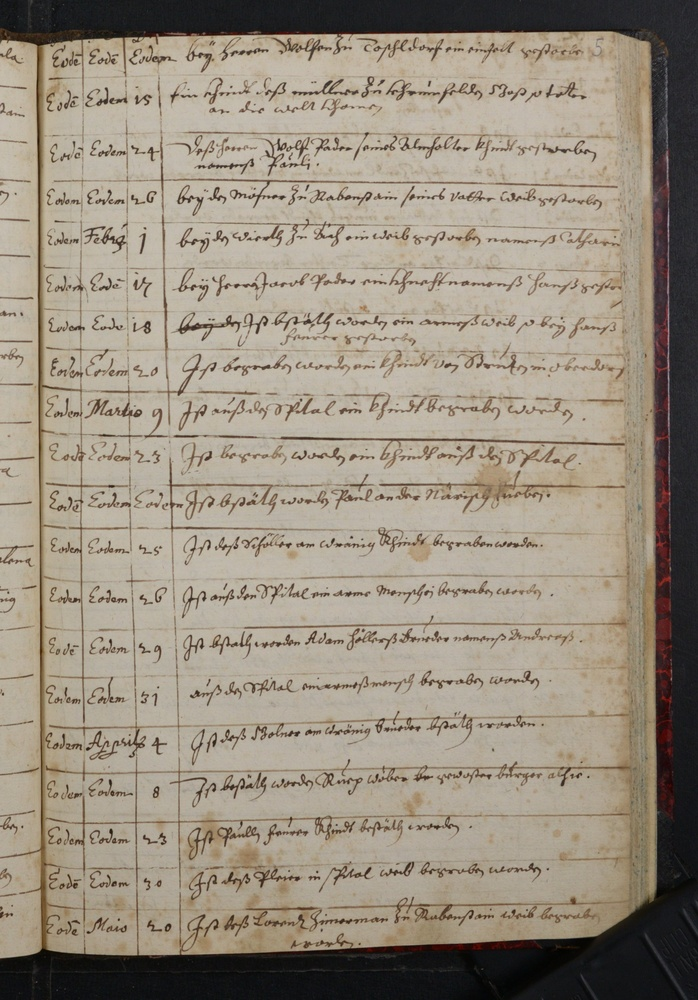
#> input picture happy path_Sterb Buch/inputs/Yearwise cutoff comparison/Althofen_SterbBuch_1643_A05_022-1_00007.jpg, 698 x 1000 px, shrunk from 2354 x 3372 before the run; its folder holds only this picture in this run
$ python HTR_stream_preprocessing.py
#> lines starting #> are read from the running program, lines starting #| are printed output that depends on the picture
# 1. Import libraries
import cv2
import matplotlib.pyplot as plt
import numpy as np
import os
from glob import glob

# 2. Set input and output folder paths
input_folder = "happy path_Sterb Buch/inputs/Yearwise cutoff comparison"  # Replace with your actual input folder
output_folder = (
    "happy path_Sterb Buch/outputs"  # Folder where enhanced images will be saved
)

# Create output directory if it doesn't exist
os.makedirs(output_folder, exist_ok=True)

# 3. Get all image paths in the folder (PG)
image_paths = glob(os.path.join(input_folder, "*.jpg"))

# 4. Setup CLAHE with more aggressive parameters for visible enhancement
clahe = cv2.createCLAHE(clipLimit=4.0, tileGridSize=(4, 4))  # More aggressive settings

# 5. Process each image in the folder
for idx, img_path in enumerate(image_paths, start=1):
    # Extract the base file name (without extension)
    base_filename = os.path.splitext(os.path.basename(img_path))[0]
    print(f"[{idx}] Processing input image: {base_filename}")

    # Load grayscale image
    img = cv2.imread(img_path, cv2.IMREAD_GRAYSCALE)
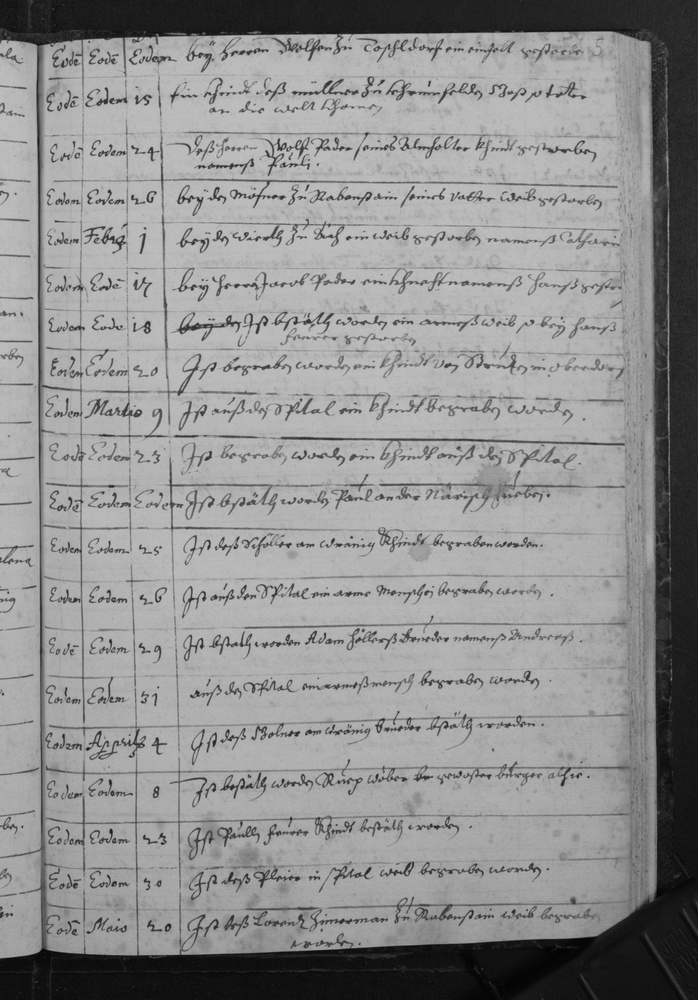
#> img: shape (1000, 698); min 0, max 198, mean 144.3
    if img is None:
        print(f"Skipping invalid image: {img_path}")
        continue

    # Apply CLAHE
    enhanced = clahe.apply(img)
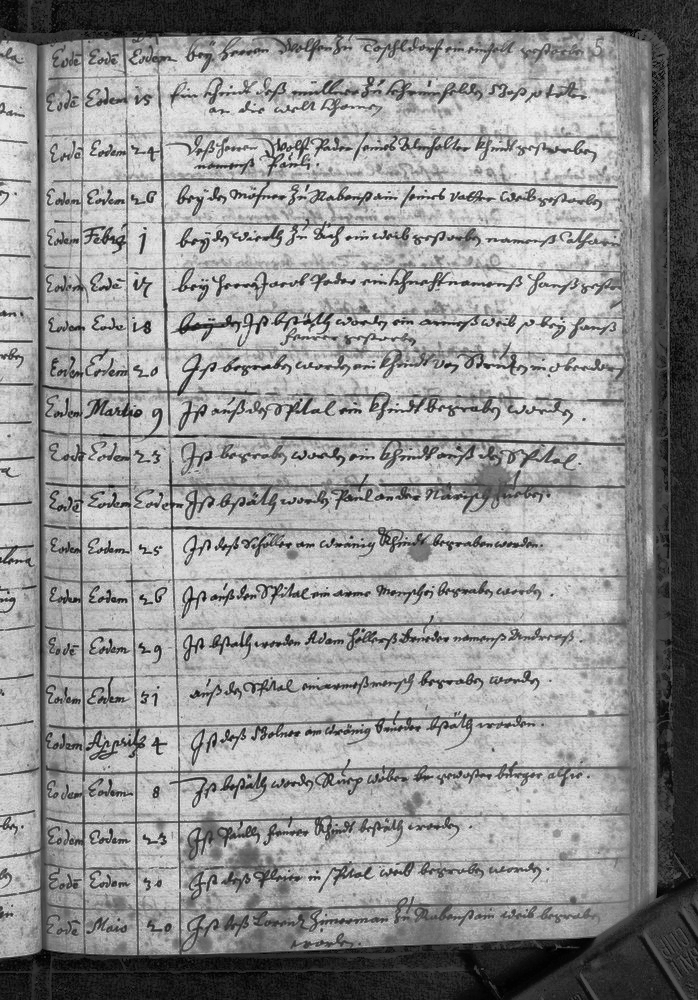
#> enhanced: shape (1000, 698); min 0, max 243, mean 149.1

    # Save the enhanced image with a modified file name
    output_filename = os.path.join(output_folder, f"{base_filename}_clahe_enhanced.png")
    cv2.imwrite(output_filename, enhanced)
    print(f"[{idx}] Saved: {output_filename}")

# 6. Show input vs enhanced comparison for all images after processing
print("\nDisplaying comparison of input vs CLAHE-enhanced images...")

for idx, img_path in enumerate(image_paths, start=1):
    # Extract the base file name (without extension)
    base_filename = os.path.splitext(os.path.basename(img_path))[0]

    # Load original image in COLOR
    original_color = cv2.imread(img_path, cv2.IMREAD_COLOR)
#> original_color is the input picture: shape (1000, 698, 3); mean B, G, R 127.6, 143, 153.4
    original_color_rgb = cv2.cvtColor(
        original_color, cv2.COLOR_BGR2RGB
    )  # Convert for matplotlib

    # Load CLAHE enhanced grayscale image
    enhanced_path = os.path.join(output_folder, f"{base_filename}_clahe_enhanced.png")
    enhanced_gray = cv2.imread(enhanced_path, cv2.IMREAD_GRAYSCALE)

    if enhanced_gray is None:
        print(f"Warning: Could not load enhanced image: {enhanced_path}")
        continue

    # Create simple side-by-side comparison
    plt.figure(figsize=(16, 8))

    # Left: Original in COLOR
    plt.subplot(1, 2, 1)
    plt.title(f"Original (Color)\n{os.path.basename(img_path)}", fontsize=12)
    plt.imshow(original_color_rgb)
    plt.axis("off")

    # Right: CLAHE Enhanced in GRAYSCALE
    plt.subplot(1, 2, 2)
    plt.title(
        f"CLAHE Optimized (Grayscale)\n{base_filename}_clahe_enhanced.png", fontsize=12
    )
    plt.imshow(enhanced_gray, cmap="gray")
    plt.axis("off")

    plt.tight_layout()
    plt.show()
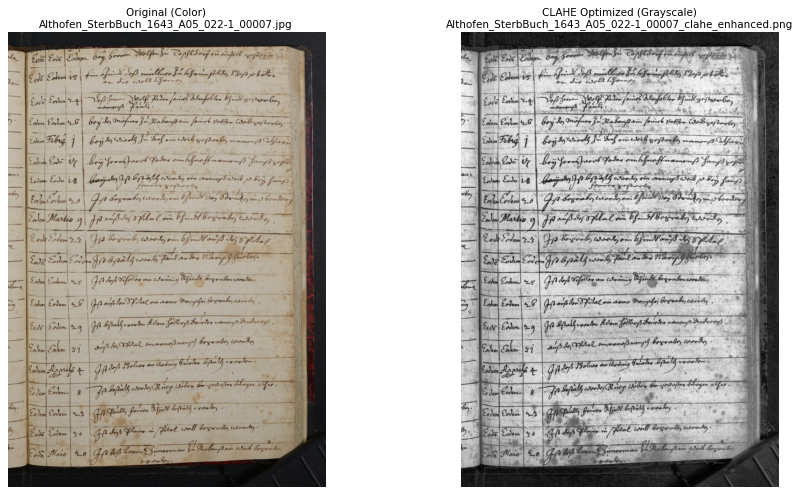
#> figure drawn by matplotlib, 2 panels

$ run again, on happy path_Sterb Buch/inputs/Yearwise cutoff comparison/Wein_Neiderosterich_MariaBrunn_1887_TaufeBuch_0012.jpg
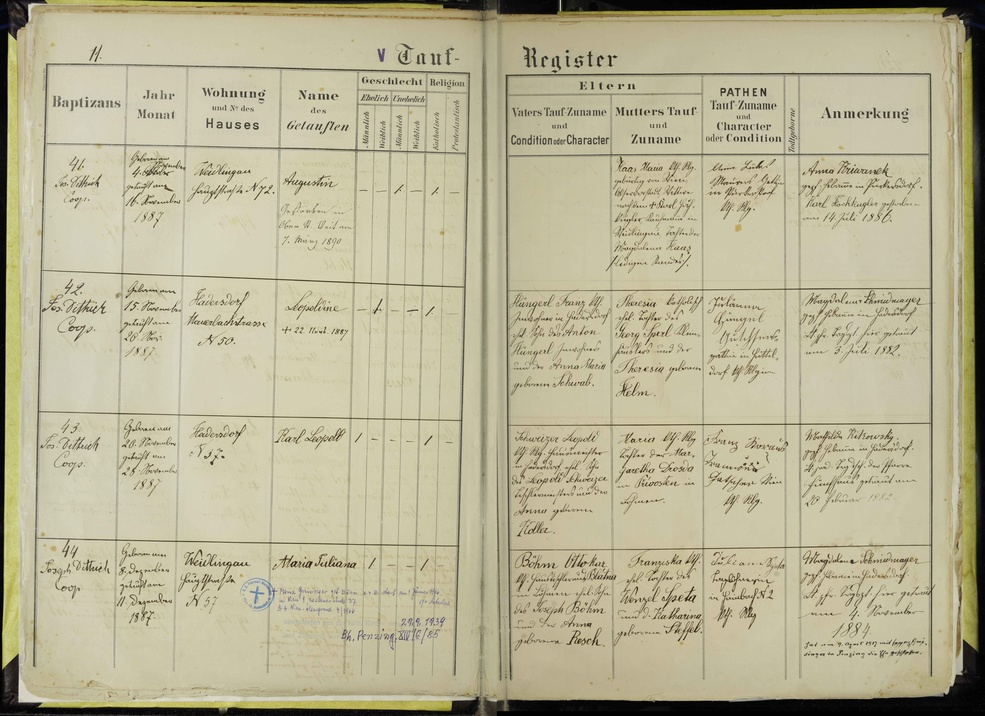
#> input picture happy path_Sterb Buch/inputs/Yearwise cutoff comparison/Wein_Neiderosterich_MariaBrunn_1887_TaufeBuch_0012.jpg, 985 x 716 px, shrunk from 7272 x 5284 before the run
#> `enhanced = clahe.apply(img)`:
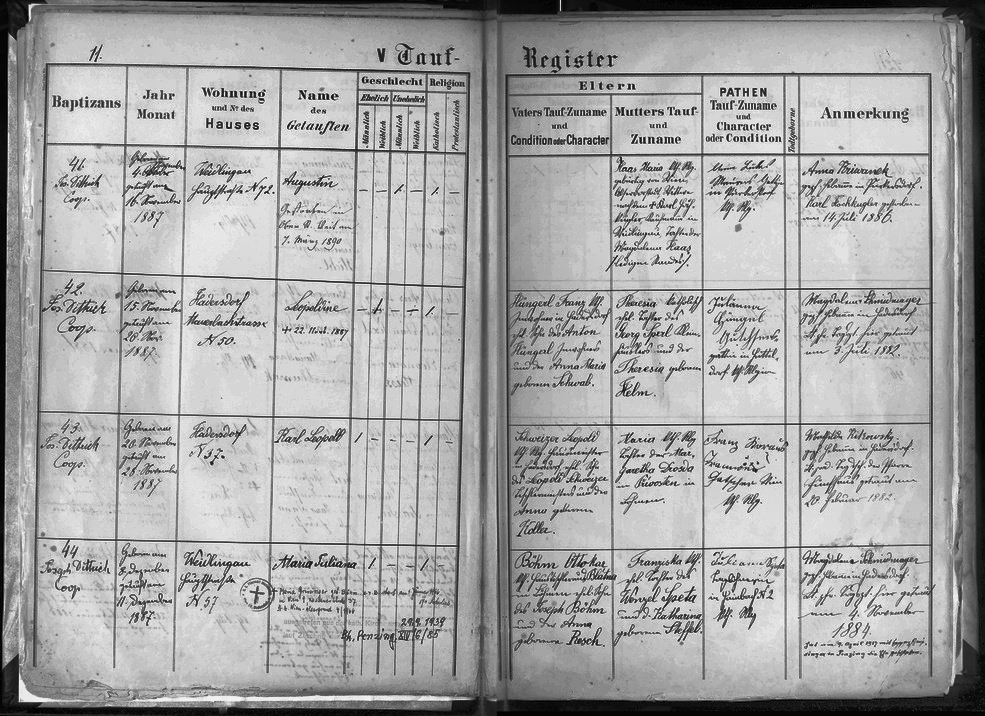
#> enhanced: shape (716, 985); min 0, max 245, mean 166.3
#> original_color is the input picture: shape (716, 985, 3); mean B, G, R 149.5, 179.2, 184.9
#> `plt.show()`:
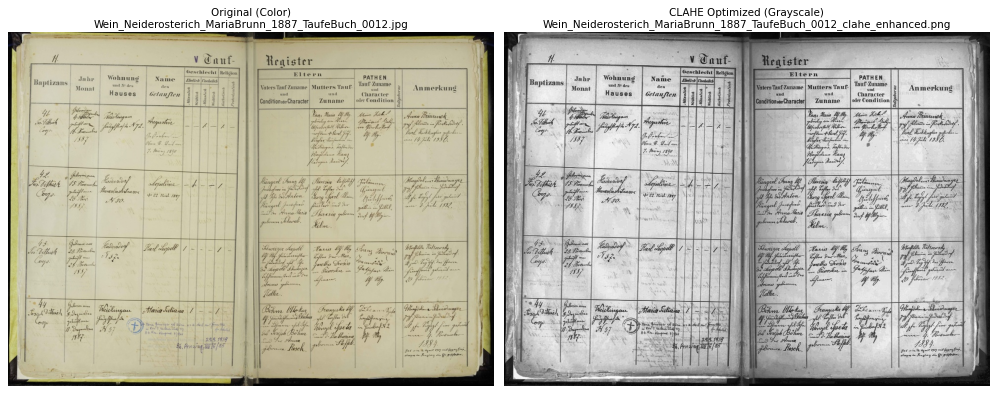
#> figure drawn by matplotlib, 2 panels
